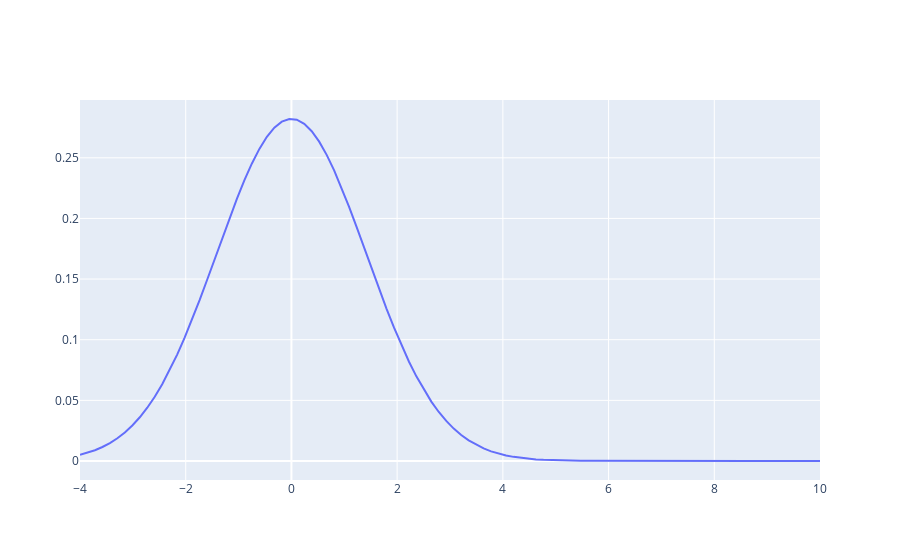

The cell this chart's notebook holds for it:
### Code cell
X = np.linspace(-10,10,500).tolist()

# match Neri
X = np.linspace(-4, 10, 100).tolist()

fig = go.Figure(data=go.Scatter(x=X, y=[y.pdf(z) for z in X]))
fig.show()
